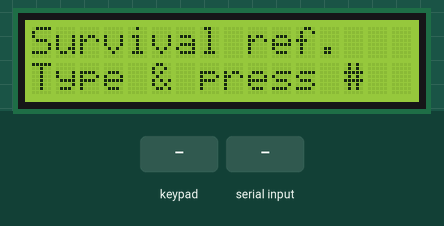
This sketch was run on a simulated Arduino Uno, built with avr-gcc and run on an emulated ATmega328P. Parts: 16×2 character LCD. The inputs (shaded band) are chosen by the test bench. What the sketch prints to the serial monitor is not drawn.

Above: at 1.2 s.
1.3 s: keypad keys 9 8 7 6 # pressed 0.4 s apart
At 4.0 s:
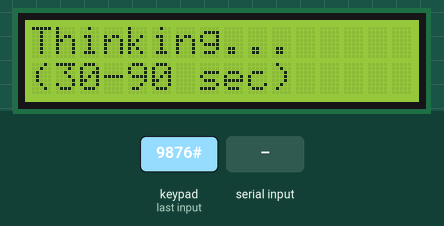
4.8 s: keypad keys 5 4 3 2 # pressed 0.4 s apart
At 5.41 s:
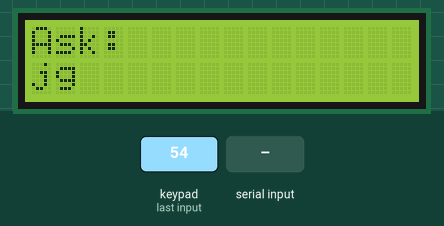
8.3 s: keypad keys 1 3 9 7 # pressed 0.4 s apart
At 8.51 s:
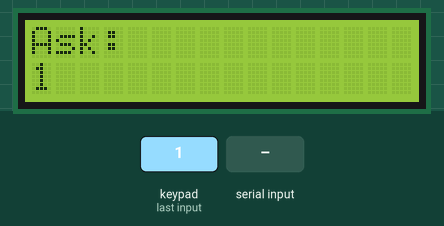
11.8 s: key '2' pressed
At 12.3 s:
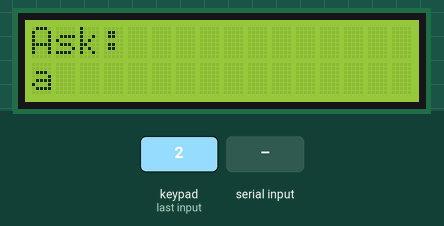
13.3 s: "*\n" received over Serial
At 14.5 s:
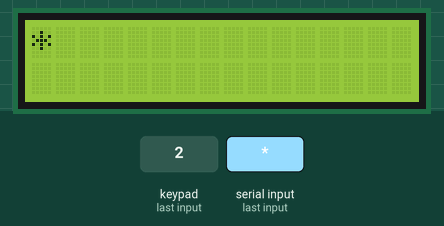
14.8 s: key '3' pressed
At 15.8 s:
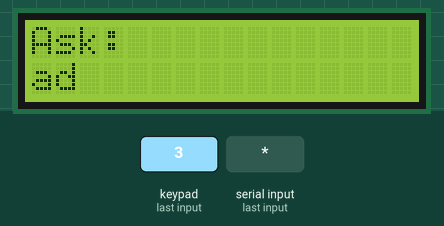
Timing chart, 0 to 17.3 s (numbered marks = the images above; inputs shaded):
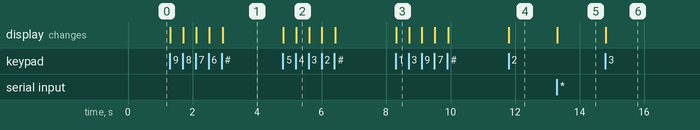

Measured:
- after the input at 1.3 s, the display: first changes at once (image 1 shows a later state)
- after the input at 4.8 s, the display: first changes at once (image 2 shows a later state)
- after the input at 8.3 s, the display: changes at once (image 3)
- after the input at 11.8 s, the display: changes at once (image 4)
- after the input at 13.3 s, the display: changes at once (image 5)
- after the input at 14.8 s, the display: changes at once (image 6)

The sketch:

keypad_serial.ino
```cpp
/*
  keypad_serial.ino — multi-tap text entry + LCD1602 feedback

  Hardware (LAFVIN Super Starter Kit for UNO R3):
    - UNO R3
    - 4x4 membrane keypad ("Membrane Switch Module", 8-pin ribbon)
    - LCD1602 (parallel, 16 pins) + 10K potentiometer for contrast
    - Breadboard + jumper wires

  Typing works like an old phone (multi-tap):
    2=abc2  3=def3  4=ghi4  5=jkl5  6=mno6  7=pqrs7  8=tuv8  9=wxyz9
    1 = 1 . , ? ! '        0 = space
    * = backspace          # = SEND question to the Pi
    A = commit current letter now (instead of waiting for the timeout)
    B/C/D = reserved for menus later
  A letter commits automatically after LETTER_TIMEOUT_MS, or when you
  press a different key.

  The whole question is buffered here and shown on the LCD as you type.
  Only when you press '#' is the finished line (+ '\n') sent to the Pi,
  so the Pi never sees backspaces or half-finished multi-taps.

  The Pi sends the answer back over the same serial link in short
  pre-paced pages (see main.py); each incoming line is simply shown
  across the LCD's two rows. Keep pages <= 32 chars on the Pi side.

  Wiring:
    Keypad ribbon pins 1-8 (left to right, keys facing you):
      1-4 (rows R1-R4)  -> D9, D8, D7, D6
      5-8 (cols C1-C4)  -> D5, D4, D3, D2
    LCD1602 with I2C backpack (4 female-to-male jumpers, no breadboard):
      GND -> Arduino GND     VCC -> Arduino 5V
      SDA -> Arduino A4      SCL -> Arduino A5

  Libraries (IDE -> Manage Libraries):
    - "Keypad" by Mark Stanley / Alexander Brevig
    - "LiquidCrystal I2C" by Frank de Brabander
  If the LCD stays blank but backlights, the backpack may use address
  0x3F instead of 0x27 — change LCD_ADDR below.
*/

#include <Keypad.h>
#include <Wire.h>
#include <LiquidCrystal_I2C.h>

// ---------- keypad ----------
const byte ROWS = 4;
const byte COLS = 4;
char keys[ROWS][COLS] = {
  {'1', '2', '3', 'A'},
  {'4', '5', '6', 'B'},
  {'7', '8', '9', 'C'},
  {'*', '0', '#', 'D'}
};
byte rowPins[ROWS] = {9, 8, 7, 6};
byte colPins[COLS] = {5, 4, 3, 2};
Keypad keypad = Keypad(makeKeymap(keys), rowPins, colPins, ROWS, COLS);

// ---------- LCD via I2C backpack ----------
const byte LCD_ADDR = 0x27;   // try 0x3F if the display stays blank
LiquidCrystal_I2C lcd(LCD_ADDR, 16, 2);

// ---------- multi-tap state ----------
const char *TAP_MAP[10] = {
  " ",        // 0 -> space
  "1.,?!'",   // 1 -> digit + punctuation
  "abc2", "def3", "ghi4", "jkl5", "mno6", "pqrs7", "tuv8", "wxyz9"
};
const unsigned long LETTER_TIMEOUT_MS = 1000;

char questionBuf[81];        // question being typed (UNO RAM is small)
byte qLen = 0;
char pendingKey = 0;         // digit key currently being tapped
byte pendingTaps = 0;
unsigned long lastTapMs = 0;

// ---------- incoming answer line ----------
char lineBuf[41];
byte lineLen = 0;

void showTyping() {
  lcd.clear();
  lcd.setCursor(0, 0);
  lcd.print(F("Ask:"));
  // show the tail of the buffer plus the letter in progress
  char preview = pendingKey ? TAP_MAP[pendingKey - '0'][pendingTaps] : 0;
  byte total = qLen + (preview ? 1 : 0);
  byte start = (total > 16) ? total - 16 : 0;
  lcd.setCursor(0, 1);
  for (byte i = start; i < qLen && i < start + 16; i++) lcd.print(questionBuf[i]);
  if (preview && qLen - start < 16) lcd.print(preview);
}

void commitPending() {
  if (!pendingKey) return;
  if (qLen < sizeof(questionBuf) - 1) {
    questionBuf[qLen++] = TAP_MAP[pendingKey - '0'][pendingTaps];
    questionBuf[qLen] = 0;
  }
  pendingKey = 0;
  pendingTaps = 0;
}

void showAnswerLine(const char *s) {
  lcd.clear();
  lcd.setCursor(0, 0);
  for (byte i = 0; s[i] && i < 16; i++) lcd.print(s[i]);
  lcd.setCursor(0, 1);
  for (byte i = 16; s[i] && i < 32; i++) lcd.print(s[i]);
}

void setup() {
  Serial.begin(9600);
  lcd.init();
  lcd.backlight();
  lcd.print(F("Survival ref."));
  lcd.setCursor(0, 1);
  lcd.print(F("Type & press #"));
}

void loop() {
  // auto-commit a letter when the multi-tap window closes
  if (pendingKey && millis() - lastTapMs > LETTER_TIMEOUT_MS) {
    commitPending();
    showTyping();
  }

  char key = keypad.getKey();
  if (key) {
    if (key >= '0' && key <= '9') {
      const char *opts = TAP_MAP[key - '0'];
      if (key == pendingKey) {
        pendingTaps = (pendingTaps + 1) % strlen(opts);   // cycle letters
      } else {
        commitPending();
        pendingKey = key;
        pendingTaps = 0;
        if (strlen(opts) == 1) commitPending();           // '0' = instant space
      }
      lastTapMs = millis();
    } else if (key == 'A') {          // commit letter now
      commitPending();
    } else if (key == '*') {          // backspace
      if (pendingKey) { pendingKey = 0; pendingTaps = 0; }
      else if (qLen > 0) { questionBuf[--qLen] = 0; }
    } else if (key == '#') {          // send to Pi
      commitPending();
      if (qLen > 0) {
        Serial.print(questionBuf);
        Serial.print('\n');
        lcd.clear();
        lcd.print(F("Thinking..."));
        lcd.setCursor(0, 1);
        lcd.print(F("(30-90 sec)"));
        qLen = 0;
        questionBuf[0] = 0;
        return;                       // skip showTyping while waiting
      }
    }
    showTyping();
  }

  // answer pages arriving from the Pi, one line at a time
  while (Serial.available()) {
    char c = Serial.read();
    if (c == '\n') {
      lineBuf[lineLen] = 0;
      if (lineLen > 0) showAnswerLine(lineBuf);
      lineLen = 0;
    } else if (lineLen < sizeof(lineBuf) - 1) {
      lineBuf[lineLen++] = c;
    }
  }
}
```
